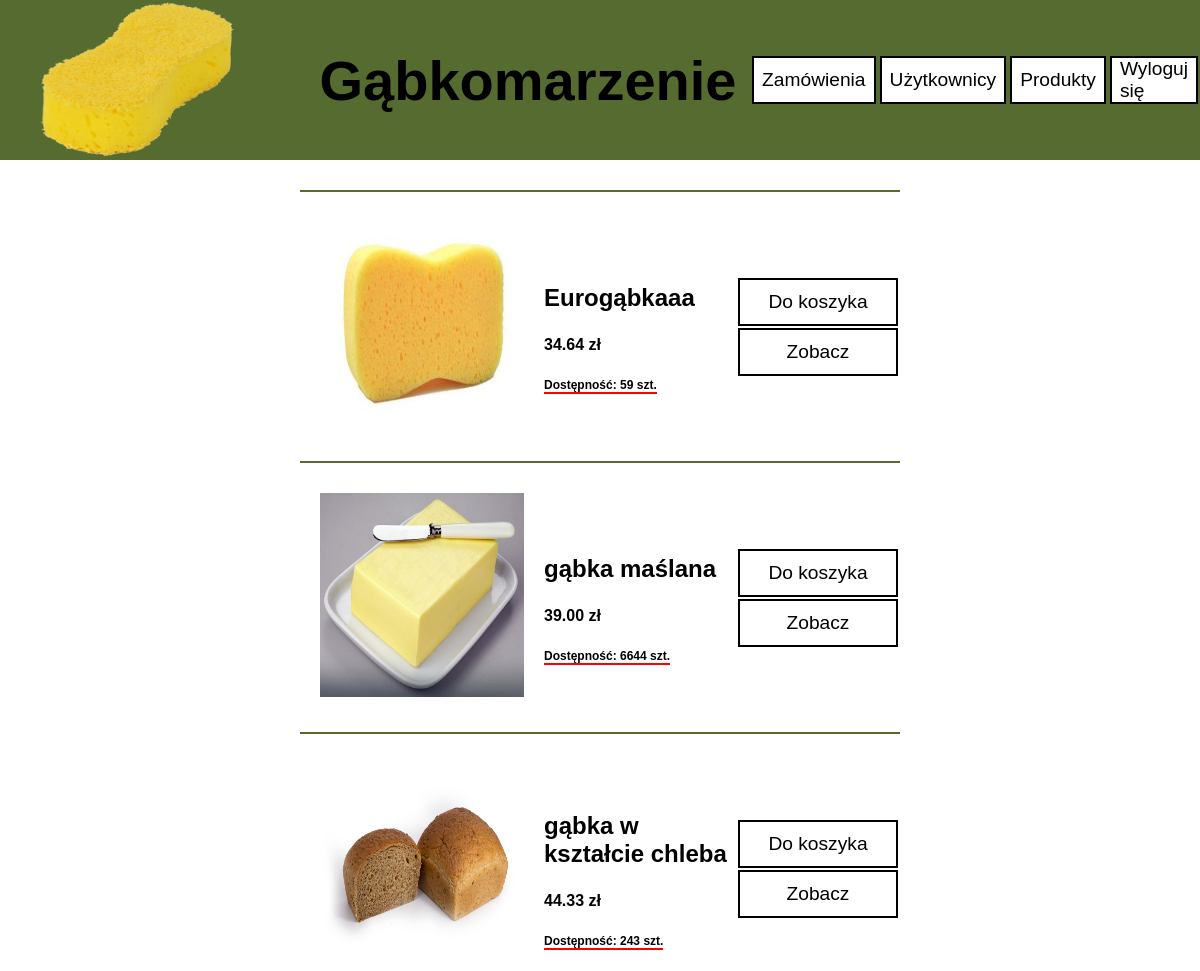
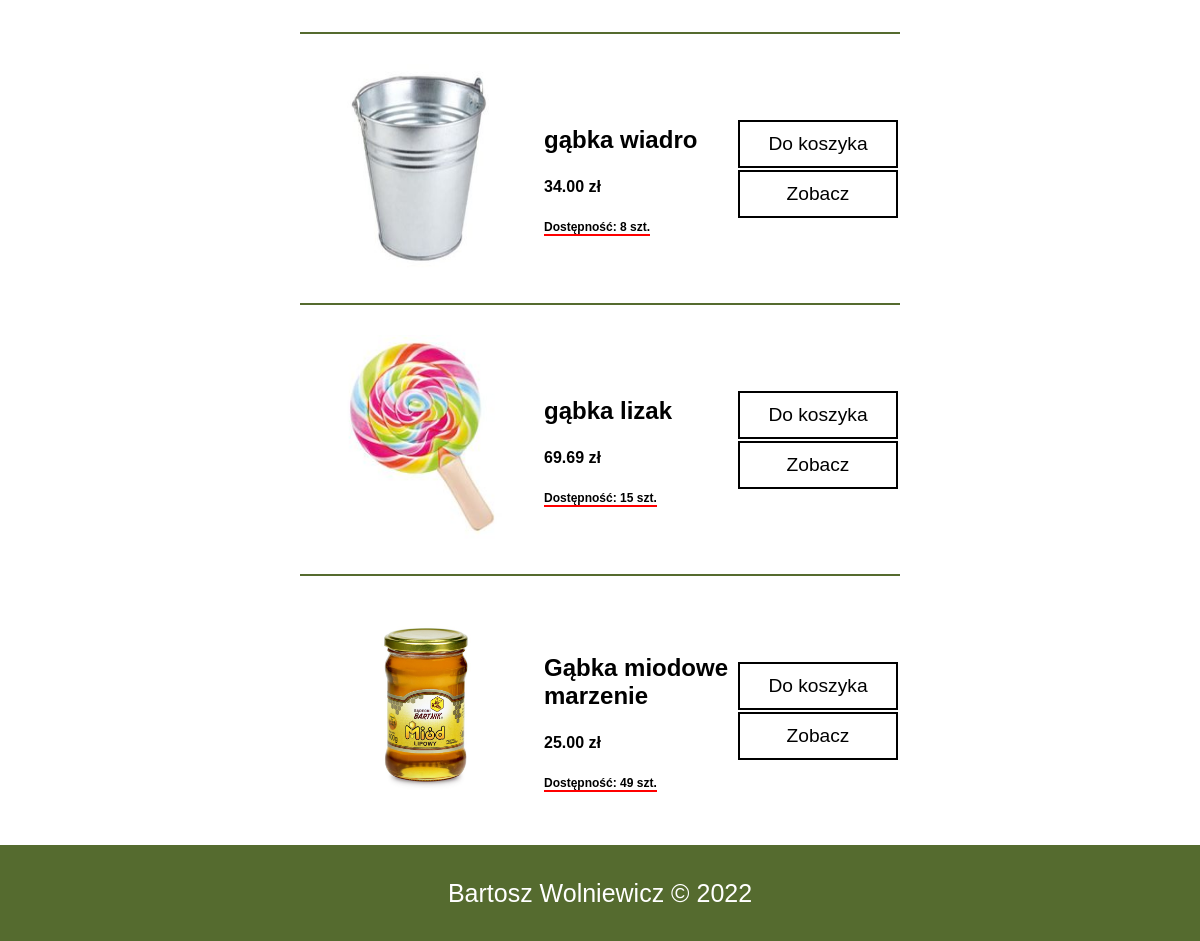
/admin/administrator.php (signed in), run on the app's committed database (2 pictures, top to bottom).
### tables this page shows
CREATE TABLE `produkty` (
  `id` int(11) NOT NULL,
  `nazwa` varchar(250) NOT NULL,
  `zdjecie` varchar(50) NOT NULL,
  `cena` decimal(10,2) NOT NULL,
  `ilosc_magazyn` int(11) DEFAULT NULL,
  `widoczny` tinyint(1) DEFAULT NULL
);

### admin/administrator.php (the view, shortened to what this page needs)
<!DOCTYPE html>
<html lang="pl" dir="ltr">
  <head>
    <link rel="stylesheet" href="../styl.css">
  </head>
  <body>
    <header>
      <a href="../index.php"><img src="../images/logo.png" id="logo" alt="logo"></a>
      <h1>Gąbkomarzenie</h1>
      <div id="nazwa">
      </div>
    </header>
    <?php
    echo "<div id=content>";
    $conn = new mysqli('localhost', 'root', '', 'passwd_hash');
    $sql = "SELECT id, nazwa, zdjecie, cena, ilosc_magazyn FROM produkty WHERE widoczny=1";
    $res = $conn->query($sql);
    while($produkt = $res->fetch_assoc()){
      echo <<< OPOLE
      <div class=produkt>
        <div class=zwijaj>
        <a href=../sites/produkt.php?id=$produkt[id]&rola=admin><img class=midimg src=../images/$produkt[zdjecie] alt=$produkt[nazwa]></a>
          <div>
          <a href=../sites/produkt.php?id=$produkt[id]&rola=admin><h3>$produkt[nazwa]</h3></a>
            <h4>$produkt[cena] zł</h4>
            <h5 class=ilosc_mag>Dostępność: <span class=sztuki>$produkt[ilosc_magazyn]</span> szt.</h5>
          </div>
        </div>
        <div>
          <a class=button><div>Do koszyka</div></a>
          <a class=button href=../sites/produkt.php?id=$produkt[id]&rola=admin><div>Zobacz</div></a>
        </div>
      </div>
OPOLE;
    }
     ?>
     </div>
     <footer>Bartosz Wolniewicz &copy; 2022</footer>
  </body>
</html>

### styl.css (style rules this page uses)
body { font-family: 'HelveticaNow', 'Helvetica'; margin: 0; }
a { text-decoration: none; color:black; }
h1 { font-size: 7vh; }
h3 { font-size: 3vh; }
h4 { font-size: 2vh; }
h5 { font-size: 1.5vh; }
#logo { height: 15vmin; width: 23vmin; }
.midimg { height: 17vmin; width: 17vmin; margin-right: 20px; margin-left: 20px; padding-bottom: 1px; }
header { height: 20vh; display: flex; background-color: darkolivegreen; flex-direction: row; align-items: center; justify-content: space-between; position: sticky; top: 0; }
.button { text-decoration: none; height: 28px; width: 140px; background-color: white; color: black; border: 2px solid black; margin: 2px; padding: 8px; display: flex; align-items: center; justify-content: center; }
#nazwa { width: 35%; height: 150px; display: flex; flex-direction: row; justify-content: flex-end; align-items: center; }
#content { min-height: 72vmin; background-color: white; display: flex; flex-direction: column; justify-content: center; align-items: center; }
.produkt:nth-of-type(1) { margin-top: 30px; }
.produkt { display: flex; flex-direction: row; justify-content: space-between; align-items: center; width: 50%; border-top: 2px solid darkolivegreen; padding-top: 30px; padding-bottom: 30px; }
footer { background-color: darkolivegreen; color: white; height: 8vmin; font-size: 25px; display: flex; justify-content: center; align-items: center; }
.zwijaj { display: flex; justify-content: center; align-items: center; }
a.button > div { font-size: 1.6vmin; }

### data on the page
produkty: zdjecie (picture), nazwa "Eurogąbkaaa", cena "34.64", ilosc_magazyn "59"
produkty: zdjecie (picture), nazwa "gąbka maślana", cena "39.00", ilosc_magazyn "6644"
produkty: zdjecie (picture), nazwa "gąbka w kształcie chleba", cena "44.33", ilosc_magazyn "243"
produkty: zdjecie (picture), nazwa "gąbka wiadro", cena "34.00", ilosc_magazyn "8"
produkty: zdjecie (picture), nazwa "gąbka lizak", cena "69.69", ilosc_magazyn "15"
produkty: zdjecie (picture), nazwa "Gąbka miodowe marzenie", cena "25.00", ilosc_magazyn "49"
